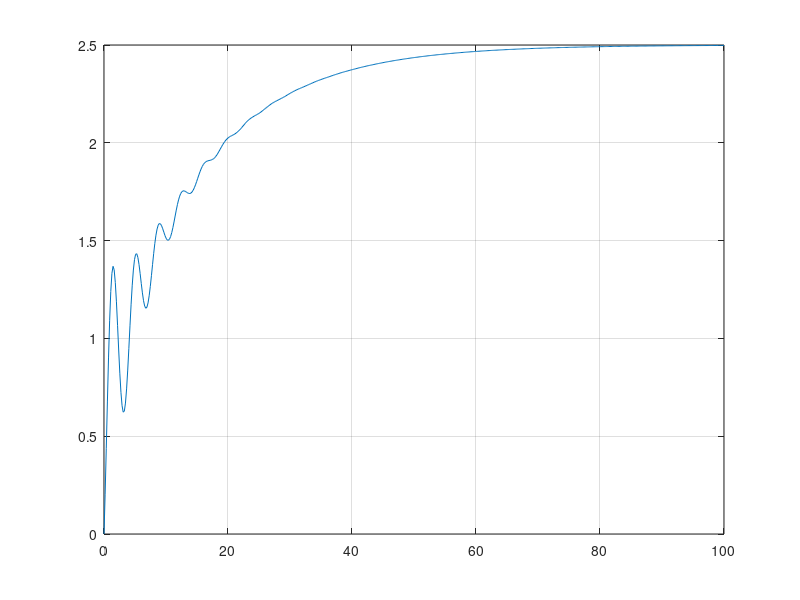
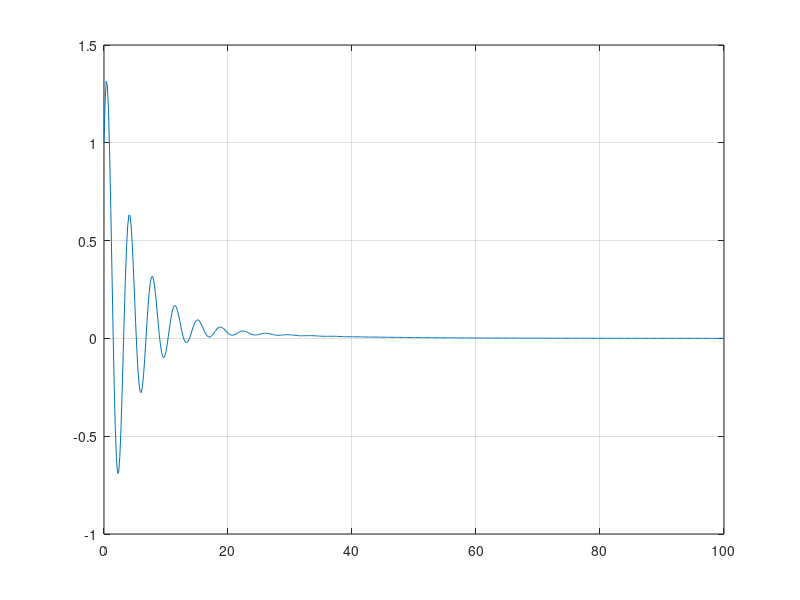
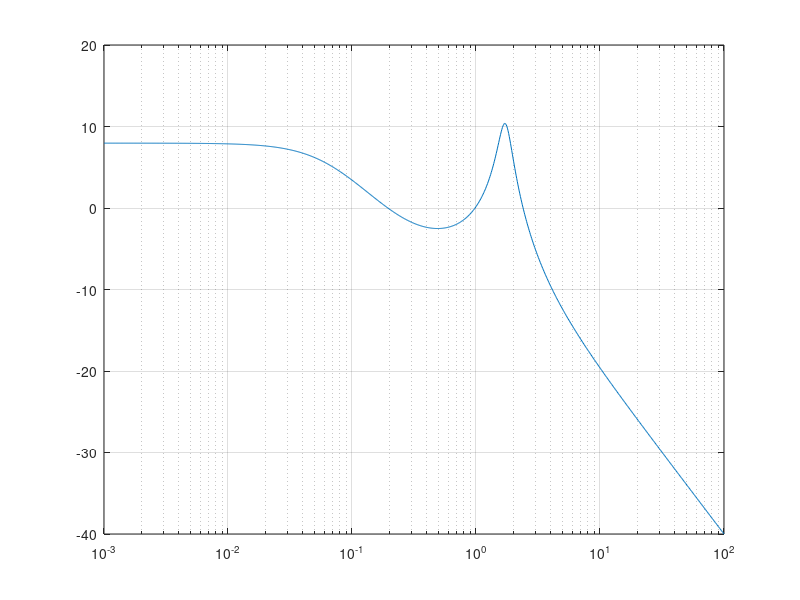
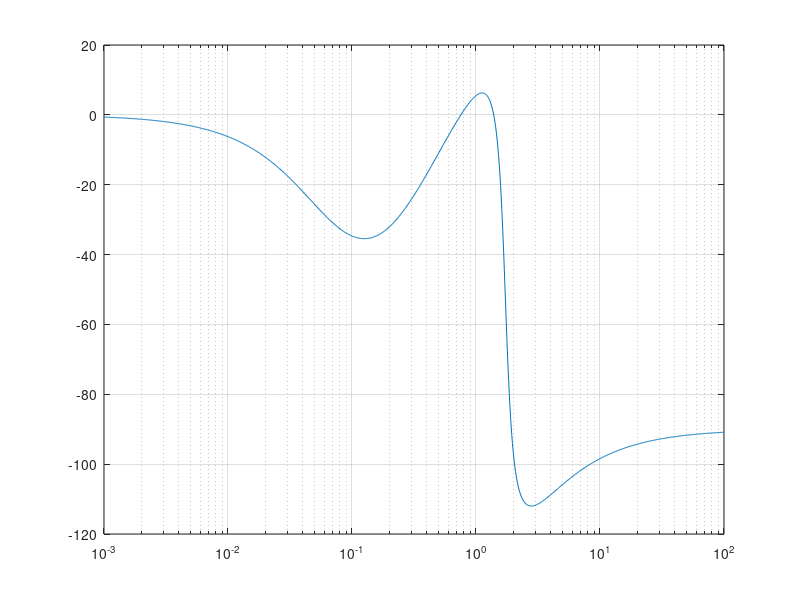

The MATLAB source for these figures, in order:
numerador = [1, 2, 0.5];
denominador = [1 0.5 3, 0.2];

[A,B,C,D] = tf2ss(numerador, denominador);
Gs = ss(A,B,C,D);

% A = [[-0.5 -3.  -0.2]
%  [ 1.   0.   0. ]
%  [ 0.   1.   0. ]]
% 
% B = [[1.]
%  [0.]
%  [0.]]
% 
% C = [[1.  2.  0.5]]
% 
% D = [[0.]]


[Step_y, Step_t] = step(Gs, 100);
[Impulse_y, Impulse_t] = impulse(Gs, 100);
[MagB, PhaB, FreqB] = bode(Gs);
[GM, GP, Wg, Wp] = margin(Gs);
[Re,Img,FreqN] = nyquist(Gs);
[r, k] = rlocus(Gs);
[MagN, PhaN, WN] = nichols(Gs);


GM = mag2db(GM);
MagB = mag2db(MagB);
MagN = mag2db(MagN);

figure(1)
plot(Step_t, Step_y)
grid()

figure(2)
plot(Impulse_t, Impulse_y)
grid()

figure(3)
semilogx(FreqB, squeeze(MagB))
grid()

figure(4)
semilogx(FreqB, squeeze(PhaB))
grid()

figure(5)
plot(squeeze(Re), squeeze(Img),squeeze(Re), squeeze(-Img))
grid()

figure(6)
index = size(r);
for i=1:index(1)
    plot(real(r(i,:)), imag(r(i,:)))
    hold on
end
grid()
hold off

figure(7)
plot(squeeze(PhaN), squeeze(MagN))
grid()

set = 'S2';
save(strcat(set,'Step'),'Step_t','Step_y')
save(strcat(set,'Imp'),'Impulse_y','Impulse_t')
save(strcat(set,'Bode'),'MagB','PhaB','FreqB')
save(strcat(set,'Margin'),'GM','GP','Wg','Wp')
save(strcat(set,'Nyquist'),'Re','Img','FreqN')
save(strcat(set,'Rlocus'),'r','k')
save(strcat(set,'Nichols'),'MagN','PhaN','WN')